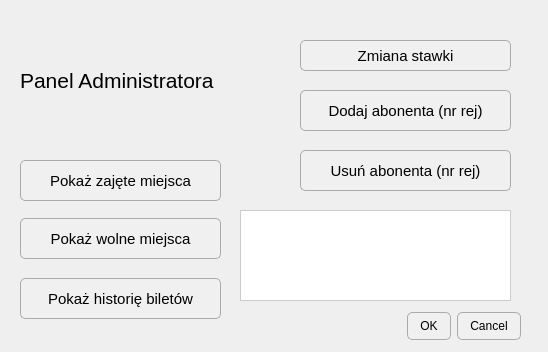
<?xml version="1.0" encoding="UTF-8"?>
<ui version="4.0">
 <class>AdminDialog</class>
 <widget class="QDialog" name="AdminDialog">
  <property name="geometry">
   <rect>
    <x>0</x>
    <y>0</y>
    <width>548</width>
    <height>352</height>
   </rect>
  </property>
  <property name="windowTitle">
   <string>Dialog</string>
  </property>
  <property name="styleSheet">
   <string notr="true">QPushButton {
    background-color: #f0f0f0;
    border: 1px solid #aaa;
    border-radius: 5px;
    padding: 6px 12px;
}

QTextEdit {
    background-color: #fff;
    border: 1px solid #ccc;
}
</string>
  </property>
  <widget class="QDialogButtonBox" name="buttonBox">
   <property name="geometry">
    <rect>
     <x>320</x>
     <y>310</y>
     <width>201</width>
     <height>32</height>
    </rect>
   </property>
   <property name="orientation">
    <enum>Qt::Orientation::Horizontal</enum>
   </property>
   <property name="standardButtons">
    <set>QDialogButtonBox::StandardButton::Cancel|QDialogButtonBox::StandardButton::Ok</set>
   </property>
  </widget>
  <widget class="QPushButton" name="btnZmienStawke">
   <property name="geometry">
    <rect>
     <x>300</x>
     <y>40</y>
     <width>211</width>
     <height>31</height>
    </rect>
   </property>
   <property name="font">
    <font>
     <pointsize>11</pointsize>
    </font>
   </property>
   <property name="styleSheet">
    <string notr="true"/>
   </property>
   <property name="text">
    <string>Zmiana stawki</string>
   </property>
  </widget>
  <widget class="QPushButton" name="btnDodajAbonenta">
   <property name="geometry">
    <rect>
     <x>300</x>
     <y>90</y>
     <width>211</width>
     <height>41</height>
    </rect>
   </property>
   <property name="font">
    <font>
     <pointsize>11</pointsize>
    </font>
   </property>
   <property name="text">
    <string>Dodaj abonenta (nr rej)</string>
   </property>
  </widget>
  <widget class="QPushButton" name="pushButton">
   <property name="geometry">
    <rect>
     <x>300</x>
     <y>150</y>
     <width>211</width>
     <height>41</height>
    </rect>
   </property>
   <property name="font">
    <font>
     <pointsize>11</pointsize>
    </font>
   </property>
   <property name="text">
    <string>Usuń abonenta (nr rej)</string>
   </property>
  </widget>
  <widget class="QPushButton" name="btnPokazZajete">
   <property name="geometry">
    <rect>
     <x>20</x>
     <y>160</y>
     <width>201</width>
     <height>41</height>
    </rect>
   </property>
   <property name="font">
    <font>
     <pointsize>11</pointsize>
    </font>
   </property>
   <property name="text">
    <string>Pokaż zajęte miejsca</string>
   </property>
  </widget>
  <widget class="QPushButton" name="btnPokazWolne">
   <property name="geometry">
    <rect>
     <x>20</x>
     <y>218</y>
     <width>201</width>
     <height>41</height>
    </rect>
   </property>
   <property name="font">
    <font>
     <pointsize>11</pointsize>
    </font>
   </property>
   <property name="text">
    <string>Pokaż wolne miejsca</string>
   </property>
  </widget>
  <widget class="QPushButton" name="btnPokazHistorie">
   <property name="geometry">
    <rect>
     <x>20</x>
     <y>278</y>
     <width>201</width>
     <height>41</height>
    </rect>
   </property>
   <property name="font">
    <font>
     <pointsize>11</pointsize>
    </font>
   </property>
   <property name="text">
    <string>Pokaż historię biletów</string>
   </property>
  </widget>
  <widget class="QTextEdit" name="textEditWynik">
   <property name="geometry">
    <rect>
     <x>240</x>
     <y>210</y>
     <width>271</width>
     <height>91</height>
    </rect>
   </property>
   <property name="readOnly">
    <bool>true</bool>
   </property>
  </widget>
  <widget class="QLabel" name="label">
   <property name="geometry">
    <rect>
     <x>20</x>
     <y>50</y>
     <width>261</width>
     <height>61</height>
    </rect>
   </property>
   <property name="font">
    <font>
     <pointsize>16</pointsize>
    </font>
   </property>
   <property name="text">
    <string>Panel Administratora</string>
   </property>
  </widget>
 </widget>
 <resources/>
 <connections>
  <connection>
   <sender>buttonBox</sender>
   <signal>accepted()</signal>
   <receiver>AdminDialog</receiver>
   <slot>accept()</slot>
   <hints>
    <hint type="sourcelabel">
     <x>248</x>
     <y>254</y>
    </hint>
    <hint type="destinationlabel">
     <x>157</x>
     <y>274</y>
    </hint>
   </hints>
  </connection>
  <connection>
   <sender>buttonBox</sender>
   <signal>rejected()</signal>
   <receiver>AdminDialog</receiver>
   <slot>reject()</slot>
   <hints>
    <hint type="sourcelabel">
     <x>316</x>
     <y>260</y>
    </hint>
    <hint type="destinationlabel">
     <x>286</x>
     <y>274</y>
    </hint>
   </hints>
  </connection>
 </connections>
</ui>
